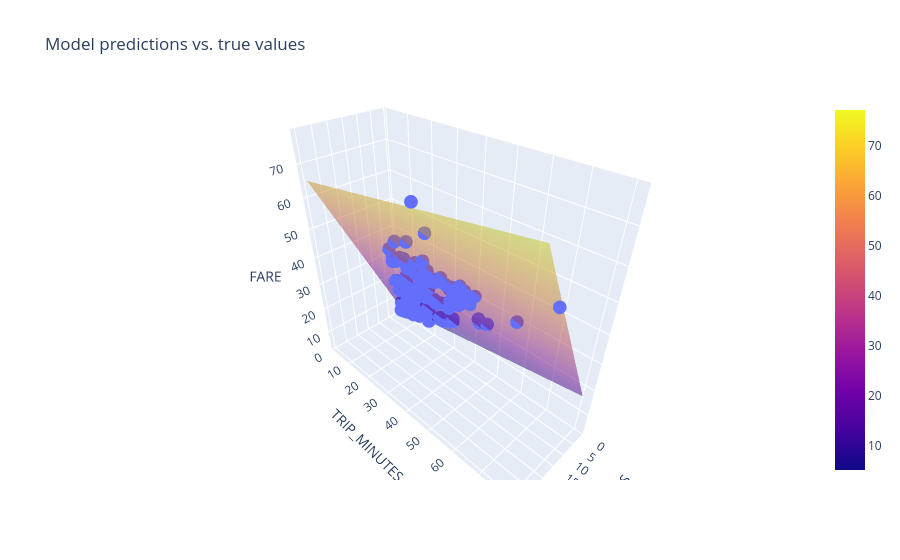

The cell this chart's notebook holds for it:
### Code cell
# Train a model with two features
# Experiment 3
settings_3 = ml_edu.experiment.ExperimentSettings(
    learning_rate=0.001,
    number_epochs=20,
    batch_size=50,
    input_features=['TRIP_MILES', 'TRIP_MINUTES']
)

training_df['TRIP_MINUTES'] = training_df['TRIP_SECONDS'] / 60

metrics = [keras.metrics.RootMeanSquaredError(name='rmse')]

model_3 = create_model(settings_3, metrics)

experiment_3 = train_model('two_feature', model_3, training_df, 'FARE', settings_3)

ml_edu.results.plot_experiment_metrics(experiment_3, ['rmse'])
ml_edu.results.plot_model_predictions(experiment_3, training_df, 'FARE')

### Figure 1 — Plotly figure (JSON) as saved in the notebook; plotly's stock layout.template omitted (floating-point values rounded to 4 significant figures; data arrays with more than 128 entries replaced by an {"elided": "..."} marker saying what was removed)
{"data": [{"hovertemplate": "TRIP_MILES=%{x}<br>TRIP_MINUTES=%{y}<br>FARE=%{z}<extra></extra>", "legendgroup": "", "marker": {"color": "#636efa", "symbol": "circle"}, "mode": "markers", "name": "", "scene": "scene", "showlegend": false, "type": "scatter3d", "x": {"elided": "200 float values"}, "y": {"elided": "200 float values"}, "z": {"elided": "200 float values"}}, {"name": "prediction", "opacity": 0.5, "type": "surface", "x": [0.5, 3.82, 7.14, 10.46, 13.78, 17.1, 20.42, 23.74, 27.06, 30.38], "y": [2.0, 10.71, 19.41, 28.12, 36.82, 45.53, 54.23, 62.94, 71.64, 80.35], "z": [[5.121, 11.85, 18.57, 25.3, 32.03, 38.75, 45.48, 52.2, 58.93, 65.66], [6.402, 13.13, 19.85, 26.58, 33.31, 40.03, 46.76, 53.49, 60.21, 66.94], [7.683, 14.41, 21.14, 27.86, 34.59, 41.31, 48.04, 54.77, 61.49, 68.22], [8.965, 15.69, 22.42, 29.14, 35.87, 42.6, 49.32, 56.05, 62.77, 69.5], [10.25, 16.97, 23.7, 30.42, 37.15, 43.88, 50.6, 57.33, 64.06, 70.78], [11.53, 18.25, 24.98, 31.71, 38.43, 45.16, 51.88, 58.61, 65.34, 72.06], [12.81, 19.54, 26.26, 32.99, 39.71, 46.44, 53.17, 59.89, 66.62, 73.35], [14.09, 20.82, 27.54, 34.27, 41.0, 47.72, 54.45, 61.17, 67.9, 74.63], [15.37, 22.1, 28.82, 35.55, 42.28, 49.0, 55.73, 62.46, 69.18, 75.91], [16.65, 23.38, 30.11, 36.83, 43.56, 50.28, 57.01, 63.74, 70.46, 77.19]]}], "layout": {"legend": {"tracegroupgap": 0}, "scene": {"domain": {"x": [0, 1], "y": [0, 1]}, "xaxis": {"title": {"text": "TRIP_MILES"}}, "yaxis": {"title": {"text": "TRIP_MINUTES"}}, "zaxis": {"title": {"text": "FARE"}}}, "title": {"text": "Model predictions vs. true values"}}}
